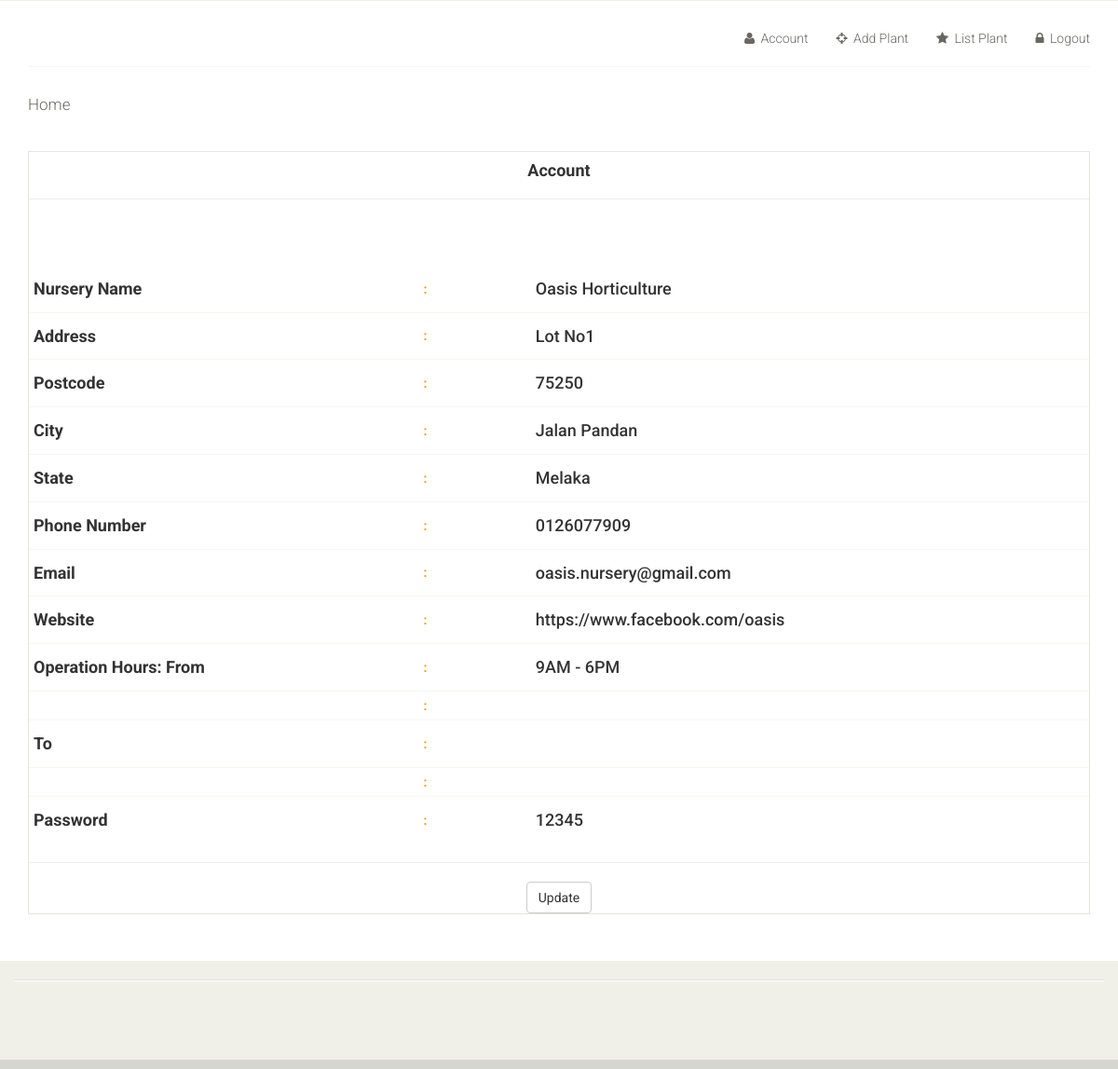
The app's page /account.php (signed in) with its own data.
### tables this page shows
CREATE TABLE `nursery` (
  `nur_id` int(11) NOT NULL,
  `nur_name` varchar(50) DEFAULT NULL,
  `nur_address` varchar(50) DEFAULT NULL,
  `nur_post` int(5) DEFAULT NULL,
  `nur_city` varchar(15) DEFAULT NULL,
  `nur_state` varchar(15) DEFAULT NULL,
  `nur_phone` varchar(12) DEFAULT NULL,
  `nur_email` varchar(30) DEFAULT NULL,
  `nur_web` varchar(50) DEFAULT NULL,
  `nur_open` varchar(15) DEFAULT NULL,
  `n_password` varchar(10) DEFAULT NULL,
  `nur_close` varchar(15) NOT NULL,
  `timex` varchar(10) NOT NULL,
  `timex1` varchar(10) NOT NULL
);

### account.php (the view, shortened to what this page needs)
<!DOCTYPE html>
<?php
  $conn = Connect();
  $id = $_SESSION['nur_id'];
  $cu = "SELECT * from nursery where nur_id = '$id'";
  $result = mysqli_query($conn, $cu) or die(mysqli_error());
  while($row = mysqli_fetch_array($result)){
	$nur_name = $row['nur_name'];
	$nur_address= $row['nur_address'];
	$nur_post= $row['nur_post'];
	$nur_city= $row['nur_city'];
	$nur_state= $row['nur_state'];
	$nur_phone = $row['nur_phone'];
	$nur_email = $row['nur_email'];
	$nur_web = $row['nur_web'];
	$nur_open= $row['nur_open'];
	$nur_close= $row['nur_close'];
	$timex= $row['timex'];
	$timex1= $row['timex1'];
	$n_password = $row['n_password'];
    }
 ?>
<html lang="en">
<head>
    <link href="css/bootstrap.min.css" rel="stylesheet">
    <link href="css/font-awesome.min.css" rel="stylesheet">
    <link href="css/prettyPhoto.css" rel="stylesheet">
    <link href="css/price-range.css" rel="stylesheet">
    <link href="css/animate.css" rel="stylesheet">
	<link href="css/main.css" rel="stylesheet">
	<link href="css/responsive.css" rel="stylesheet">
</head>
<body>
	<header id="header">
		<div class="header-middle">
			<div class="container">
				<div class="row">
					<div class="col-sm-4">
					</div>
					<div class="col-sm-8">
						<div class="shop-menu pull-right">
							<ul class="nav navbar-nav">
								<li><a href="account.php"><i class="fa fa-user"></i> Account</a></li>
								<li><a href="addplant.php"><i class="fa fa-crosshairs"></i> Add Plant</a></li>
								<li><a href="listplant.php"><i class="fa fa-star"></i> List Plant</a></li>
								<li><a href="logout.php" Onclick='return ConfirmDelete3();'><i class="fa fa-lock"></i> Logout</a>
							</ul>
						</div>
					</div>
				</div>
			</div>
		</div>
		<div class="header-bottom">
			<div class="container">
				<div class="row">
					<div class="col-sm-9">
						<div class="mainmenu pull-left">
							<ul class="nav navbar-nav collapse navbar-collapse">
								<li><a href="index0.php">Home</a></li>
							</ul>
						</div>
					</div>
					<div class="col-sm-3">
					</div>
				</div>
			</div>
		</div>
	</header>
	<section id="cart_items">
		<div class="container">
			<div class="table-responsive cart_info">
				<form name="update" action="update0.php" method="post">
				<table class="table table-condensed">
					<thead>
						<tr>
							<center><h4><b>Account</b></h4></center>
						</tr>
					</thead>
					<hr>
					<tbody>
						<tr>
							<td><h4><p><b><?php echo 'Nursery Name'; ?></b></p></h4></td>
								<td><b><font color="#FE980F">: &nbsp &nbsp &nbsp &nbsp &nbsp &nbsp</font></b></td>
								<td><p><h4><?php echo $nur_name; ?></h4></p></td>
						</tr>
						<tr>
							<td><h4><p><b><?php echo 'Address'; ?></b></p></h4></td>
								<td><b><font color="#FE980F">:</font></b></td>
								<td><p><h4><?php echo $nur_address; ?></h4></p></td>
						</tr>
						<tr>
							<td><h4><p><b><?php echo 'Postcode'; ?></b></p></h4></td>
								<td><b><font color="#FE980F">: &nbsp &nbsp &nbsp &nbsp &nbsp &nbsp</font></b></td>
								<td><p><h4><?php echo $nur_post; ?></h4></p></td>
						</tr>
						<tr>
							<td><h4><p><b><?php echo 'City'; ?></b></p></h4></td>
								<td><b><font color="#FE980F">: &nbsp &nbsp &nbsp &nbsp &nbsp &nbsp</font></b></td>
								<td><p><h4><?php echo $nur_city; ?></h4></p></td>
						</tr>
						<tr>
							<td><h4><p><b><?php echo 'State'; ?></b></p></h4></td>
								<td><b><font color="#FE980F">: &nbsp &nbsp &nbsp &nbsp &nbsp &nbsp</font></b></td>
								<td><p><h4><?php echo $nur_state; ?></h4></p></td>
						</tr>
						<tr>
							<td><h4><p><b><?php echo 'Phone Number'; ?></b></p></h4></td>
								<td><b><font color="#FE980F">: &nbsp &nbsp &nbsp &nbsp &nbsp &nbsp</font></b></td>
								<td><p><h4><?php echo $nur_phone; ?></h4></p></td>
						</tr>
						<tr>
							<td><h4><p><b><?php echo 'Email'; ?></b></p></h4></td>
								<td><b><font color="#FE980F">: &nbsp &nbsp &nbsp &nbsp &nbsp &nbsp</font></b></td>
								<td><p><h4><?php echo $nur_email; ?></h4></p></td>
						</tr>
						<tr>
							<td><h4><p><b><?php echo 'Website'; ?></b></p></h4></td>
								<td><b><font color="#FE980F">: &nbsp &nbsp &nbsp &nbsp &nbsp &nbsp</font></b></td>
								<td><p><h4><?php echo $nur_web; ?></h4></p></td>
						</tr>
						<tr>
							<td><h4><p><b><?php echo 'Operation Hours: From'; ?></b></p></h4></td>
								<td><b><font color="#FE980F">: &nbsp &nbsp &nbsp &nbsp &nbsp &nbsp</font></b></td>
								<td><p><h4><?php echo $nur_open;  ?></h4></p></td>
						</tr>
						<tr>
							<td><h4><p><b><?php echo ''; ?></b></p></h4></td>
								<td><b><font color="#FE980F">: &nbsp &nbsp &nbsp &nbsp &nbsp &nbsp</font></b></td>
								<td><p><h4><?php echo $timex;  ?></h4></p></td>
						</tr>
						<tr>
							<td><h4><p><b><?php echo 'To'; ?></b></p></h4></td>
								<td><b><font color="#FE980F">: &nbsp &nbsp &nbsp &nbsp &nbsp &nbsp</font></b></td>
								<td><p><h4><?php echo $nur_close;  ?></h4></p></td>
						</tr>
						<tr>
							<td><h4><p><b><?php echo ''; ?></b></p></h4></td>
								<td><b><font color="#FE980F">: &nbsp &nbsp &nbsp &nbsp &nbsp &nbsp</font></b></td>
								<td><p><h4><?php echo $timex1; ?></h4></p></td>
						</tr>
						<tr>
							<td><h4><p><b><?php echo 'Password'; ?></b></p></h4></td>
								<td><b><font color="#FE980F">: &nbsp &nbsp &nbsp &nbsp &nbsp &nbsp</font></b></td>
								<td><p><h4><?php echo $n_password; ?></h4></p></td>
						</tr>
					</tbody>
				</table>
				<hr>
				<center><button type="submit" name="Submit" class="btn btn-default">Update</button>
						</center>
				</form>
			</div>
		</div>
	</section>
	<footer id="footer">
		<div class="footer-top">
			<div class="container">
			</div>
		</div>
		<div class="footer-widget">
			<div class="container">
				<div class="row">
					<div class="col-sm-2">
					</div>
					<div class="col-sm-2">
					</div>
					<div class="col-sm-2">
					</div>
					<div class="col-sm-2">
					</div>
					<div class="col-sm-3 col-sm-offset-1">
					</div>
				</div>
			</div>
		</div>
		<div class="footer-bottom">
		</div>
	</footer>
</body>
</html>

### css/main.css (style rules this page uses)
body { font-family: 'Roboto', sans-serif; background:; position: relative; font-weight:400px; }
ul li { list-style: none; }
a { -webkit-transition: 300ms; -moz-transition: 300ms; -o-transition: 300ms; transition: 300ms; }
h1, h2, h3, h4, h5, h6 { font-family: 'Roboto', sans-serif; }
.header-middle .container .row { border-bottom: 1px solid #f5f5f5; margin-left: 0; margin-right: 0; padding-bottom: 20px; padding-top: 20px; }
.header-middle .container .row .col-sm-4 { padding-left: 0; }
.header-middle .container .row .col-sm-8 { padding-right:0; }
.shop-menu ul li { display:inline-block; padding-left: 15px; padding-right: 15px; }
.shop-menu ul li:last-child { padding-right: 0; }
.shop-menu ul li a { background: #FFFFFF; color: #696763; font-family: 'Roboto', sans-serif; font-size: 14px; font-weight: 300; padding:0; padding-right: 0; margin-top: 10px; }
.shop-menu ul li a i { margin-right:3px; }
.header-bottom { padding-bottom: 30px; padding-top: 30px; }
.navbar-collapse.collapse { padding-left: 0; }
.mainmenu ul li { padding-right: 15px; padding-left: 15px; }
.mainmenu ul li:first-child { padding-left: 0px; }
.mainmenu ul li a { color: #696763; font-family: 'Roboto', sans-serif; font-size: 17px; font-weight: 300; padding: 0; padding-bottom: 10px; }
#footer { background: #F0F0E9; }
.footer-top .container { border-bottom: 1px solid #E0E0DA; padding-bottom: 20px; }
.footer-widget { margin-bottom: 68px; }
.footer-widget .container { border-top: 1px solid #FFFFFF; padding-top: 15px; }
.footer-bottom { background: #D6D6D0; padding-top: 10px; }
#cart_items .cart_info { border: 1px solid #E6E4DF; margin-bottom: 50px }
#cart_items .cart_info .table.table-condensed thead tr { height: 51px; }
#cart_items .cart_info .table.table-condensed tr { border-bottom: 1px solid#F7F7F0 }
#cart_items .cart_info .table.table-condensed tr:last-child { border-bottom: 0 }
.cart_info table tr td { border-top: 0 none; vertical-align: inherit; }

### records on screen
nursery: nur_name "Oasis Horticulture", nur_address "Lot No1", nur_post "75250", nur_city "Jalan Pandan", nur_state "Melaka", nur_phone "0126077909", nur_email "oasis.nursery@gmail.com", nur_web "https://www.facebook.com/oasis", nur_open "9AM - 6PM", n_password "12345"
